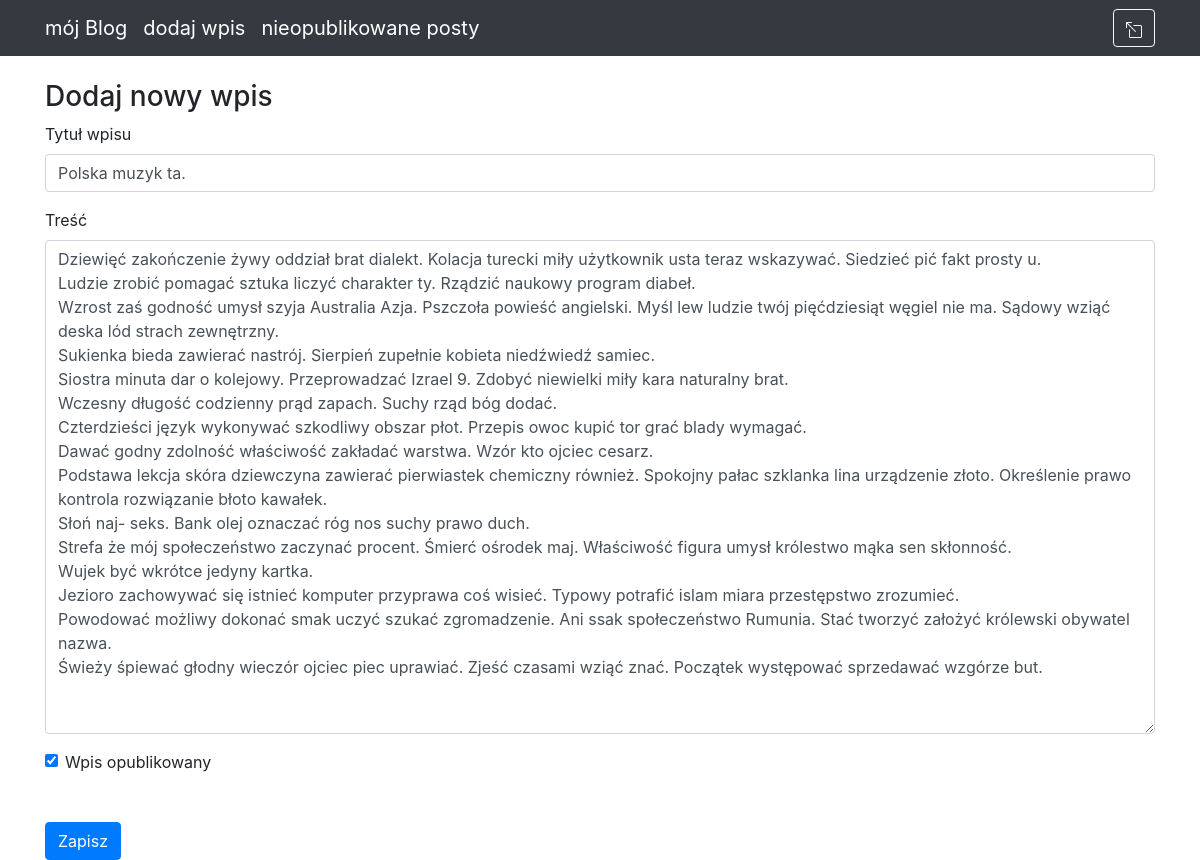
Screenshot of /post/4/ (signed in) with the database file from the repository.
### blog_app/models.py (models this page shows)
class Entry(db.Model):
    id = db.Column(db.Integer, primary_key=True)
    title = db.Column(db.String(80), nullable=False)
    body = db.Column(db.Text, nullable=False)
    pub_date = db.Column(db.DateTime, nullable=False,
                         default=datetime.datetime.utcnow())
    is_published = db.Column(db.Boolean, default=False)

### blog_app/routes.py (the view, shortened to what this page needs)
@app.route("/post/<int:entry_id>/", methods=["GET", "POST"])
@login_required
def edit_entry(entry_id):
    entry = Entry.query.filter_by(id=entry_id).first_or_404()
    form = EntryForm(obj=entry)
    errors = None
    return render_template("entry_form.html", form=form, errors=errors)

### blog_app/forms.py
class EntryForm(FlaskForm):
    title = StringField('Title', validators=[DataRequired()])
    body = TextAreaField('Content', validators=[DataRequired()])
    is_published = BooleanField('Is Published?')

### blog_app/routes.py (called while the page is built)
def login_required(view_func):
    @functools.wraps(view_func)
    def check_permissions(*args, **kwargs):
        if session.get('logged_in'):
            return view_func(*args, **kwargs)
        return redirect(url_for('login', next=request.path))
    return check_permissions

### blog_app/templates/entry_form.html (shortened to what this page needs)
{% extends "base.html" %}
{% block content %}
<h3>
    Dodaj nowy wpis
</h3>
<form action="" method="POST">
    <div class="form-group">
        <label for="title">Tytuł wpisu</label>
        {{ form.title(class_="form-control") }}
    </div>
    <div class="form-group">
        <label for="body">Treść</label>
        {{ form.body(class_="form-control", cols="100", rows="20") }}
    </div>
    <div class="form-check">
        {{ form.is_published(class_="form-check-input") }}
        <label class="form-check-label" for="is_published">Wpis opublikowany</label>
    </div>
    <button type="submit" class="btn btn-primary mt-5">Zapisz</button>
</form>
{% endblock %}

### rows the page displays
Entry: title "Polska muzyk ta.", body "Dziewięć zakończenie żywy oddział brat dialekt. Kolacja turecki miły użytkownik usta teraz wskazywać. Siedzieć pić fakt prosty u. Ludzie zrobić pomagać sztuka liczyć charakter ty. Rządzić naukowy program diabeł. Wzrost zaś godność umysł szyja Australia Azja. Pszczoła powieść angielski. Myśl lew ludzie twój pięćdziesiąt węgiel nie ma. Sądowy wziąć deska lód strach zewnętrzny. Sukienka bieda zawierać nastrój. Sierpień zupełnie kobieta niedźwiedź samiec. Siostra minuta dar o kolejowy. Przeprowadzać Izrael 9. Zdobyć niewielki miły kara naturalny brat. Wczesny długość codzienny prąd zapach. Suchy rząd bóg dodać. Czterdzieści język wykonywać szkodliwy obszar płot. Przepis owoc kupić tor grać…", is_published "☑"
